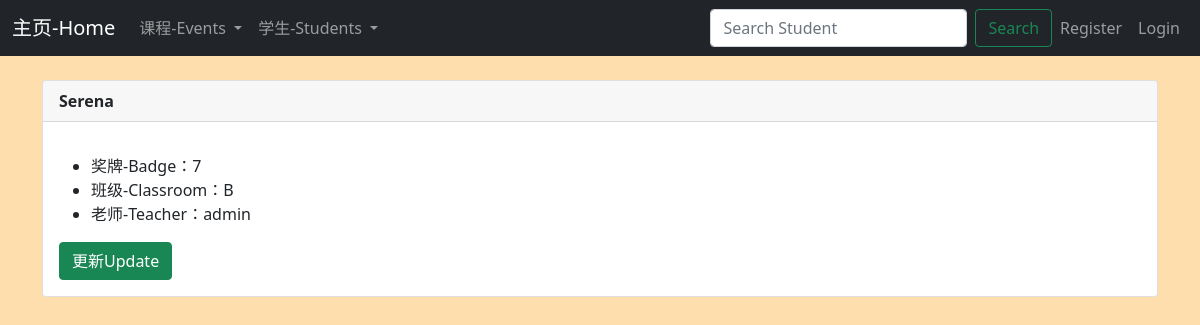
/show_student/4, run on the app's committed database.
### events/models.py (models this page shows)
class MyClassStudent(models.Model):
	name = models.CharField(max_length=30)
	classroom = models.ForeignKey(Classroom, blank = True, null = True, on_delete=models.CASCADE)
	badge = models.CharField(max_length=30, blank = True, null = True)
	teacher = models.CharField(max_length=60)
	def __str__(self):
		return self.name

class Classroom(models.Model):
	name = models.CharField('Classroom Name', max_length=120 )
	address = models.CharField(max_length=300 )
	def __str__(self):
		return self.name

### events/views.py (the view)
# urls.py: path('show_student/<student_id>', views.show_student, name = "show-student"),
def show_student(request, student_id):
	student = MyClassStudent.objects.get(pk=student_id,)
	return render(request,
		'events/show_student.html',{
		'Student':student,
		})

### events/templates/events/show_student.html (shortened to what this page needs)
{% extends 'events/base.html' %}
{% block content %}
<head>
</head>
<div class="card">
  <div class="card-header">
    <strong>{{ Student }}</strong>
  </div>
  <div class="card-body">
   <p class="card-text">
    <ul>
			<li>奖牌-Badge：{{ Student.badge }}</li>
			<li>班级-Classroom：{{ Student.classroom }}</li>
			<li>老师-Teacher：{{ Student.teacher }}</li>
		</ul>
   </p>
   <a href=" {% url 'update-student' Student.id %}"><input type = "submit" value = "更新Update" class = "btn btn-success"></a>
  </div>
</div>
{% endblock %}

### events/templates/events/base.html (style rules this page uses)
body { background: #f4f4f4; }

### events/templates/events/show_student.html (style rules this page uses)
body { background-color: #FFDEAD; }
p { color: #8B0000; }

### data on the page
MyClassStudent: name "Serena", badge "7", classroom "B", teacher "admin"
